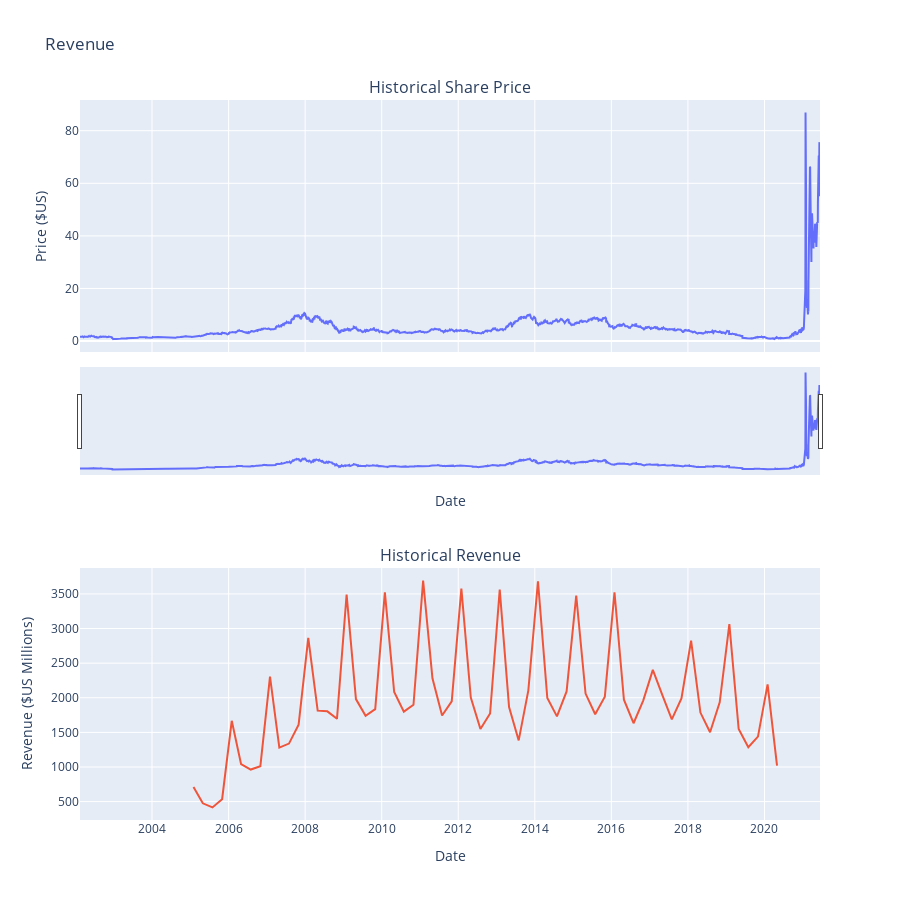

The notebook cell saved with this chart:
### Code cell
make_graph(gme_data,gme_revenue,'Revenue')

### Figure 1 — Plotly figure (JSON) as saved in the notebook; plotly's stock layout.template omitted (floating-point values rounded to 4 significant figures; data arrays with more than 128 entries replaced by an {"elided": "..."} marker saying what was removed)
{"data": [{"name": "Share Price", "x": {"elided": "4867 str values"}, "y": {"elided": "4867 float values"}, "type": "scatter", "xaxis": "x", "yaxis": "y"}, {"name": "Revenue", "x": ["2020-04-30T00:00:00", "2020-01-31T00:00:00", "2019-10-31T00:00:00", "2019-07-31T00:00:00", "2019-04-30T00:00:00", "2019-01-31T00:00:00", "2018-10-31T00:00:00", "2018-07-31T00:00:00", "2018-04-30T00:00:00", "2018-01-31T00:00:00", "2017-10-31T00:00:00", "2017-07-31T00:00:00", "2017-04-30T00:00:00", "2017-01-31T00:00:00", "2016-10-31T00:00:00", "2016-07-31T00:00:00", "2016-04-30T00:00:00", "2016-01-31T00:00:00", "2015-10-31T00:00:00", "2015-07-31T00:00:00", "2015-04-30T00:00:00", "2015-01-31T00:00:00", "2014-10-31T00:00:00", "2014-07-31T00:00:00", "2014-04-30T00:00:00", "2014-01-31T00:00:00", "2013-10-31T00:00:00", "2013-07-31T00:00:00", "2013-04-30T00:00:00", "2013-01-31T00:00:00", "2012-10-31T00:00:00", "2012-07-31T00:00:00", "2012-04-30T00:00:00", "2012-01-31T00:00:00", "2011-10-31T00:00:00", "2011-07-31T00:00:00", "2011-04-30T00:00:00", "2011-01-31T00:00:00", "2010-10-31T00:00:00", "2010-07-31T00:00:00", "2010-04-30T00:00:00", "2010-01-31T00:00:00", "2009-10-31T00:00:00", "2009-07-31T00:00:00", "2009-04-30T00:00:00", "2009-01-31T00:00:00", "2008-10-31T00:00:00", "2008-07-31T00:00:00", "2008-04-30T00:00:00", "2008-01-31T00:00:00", "2007-10-31T00:00:00", "2007-07-31T00:00:00", "2007-04-30T00:00:00", "2007-01-31T00:00:00", "2006-10-31T00:00:00", "2006-07-31T00:00:00", "2006-04-30T00:00:00", "2006-01-31T00:00:00", "2005-10-31T00:00:00", "2005-07-31T00:00:00", "2005-04-30T00:00:00", "2005-01-31T00:00:00"], "y": [1021, 2194, 1439, 1286, 1548, 3063, 1935, 1501, 1786, 2825, 1989, 1688, 2046, 2403, 1959, 1632, 1972, 3525, 2016, 1762, 2061, 3476, 2092, 1731, 1996, 3684, 2107, 1384, 1865, 3562, 1773, 1550, 2002, 3579, 1947, 1744, 2281, 3693, 1899, 1799, 2083, 3524, 1835, 1739, 1981, 3492, 1696, 1804, 1814, 2866, 1611, 1338, 1279, 2304, 1012, 963, 1040, 1667, 534, 416, 475, 709], "type": "scatter", "xaxis": "x2", "yaxis": "y2"}], "layout": {"xaxis": {"anchor": "y", "domain": [0, 1], "matches": "x2", "showticklabels": false, "title": {"text": "Date"}, "rangeslider": {"visible": true}}, "yaxis": {"anchor": "x", "domain": [0.65, 1.0], "title": {"text": "Price ($US)"}}, "xaxis2": {"anchor": "y2", "domain": [0, 1], "title": {"text": "Date"}}, "yaxis2": {"anchor": "x2", "domain": [0, 0.35], "title": {"text": "Revenue ($US Millions)"}}, "annotations": [{"font": {"size": 16}, "showarrow": false, "text": "Historical Share Price", "x": 0.5, "xanchor": "center", "xref": "paper", "y": 1.0, "yanchor": "bottom", "yref": "paper"}, {"font": {"size": 16}, "showarrow": false, "text": "Historical Revenue", "x": 0.5, "xanchor": "center", "xref": "paper", "y": 0.35, "yanchor": "bottom", "yref": "paper"}], "showlegend": false, "height": 900, "title": {"text": "Revenue"}}}
